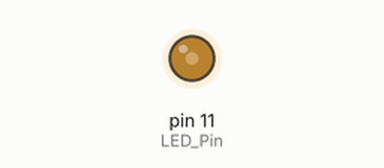
This sketch was run on a simulated Arduino Uno, built with avr-gcc and run on an emulated ATmega328P. Shown: output pins drawn as LEDs (lit = HIGH).

Above: at 0.1 s.
Timing chart, 0 to 1.6 s (numbered marks = the images above):
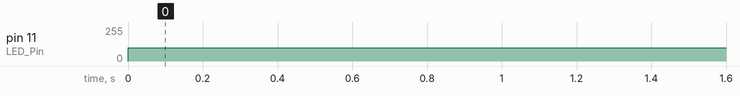

The sketch:

activity_02.ino
```cpp
// Using Digital Pin 11 to control the LED
int LED_Pin = 11;

void setup()
{
  // Set up pin to output
  pinMode(LED_Pin, OUTPUT);
}

void loop()
{
  // analogWrite creates a PWM output
  // on the specified pin. Range: 0-255
  analogWrite(LED_Pin, 100);
}
```

Measured:
- by itself, pin 11 (LED_Pin): 0/255 → 100/255 at 0.00 s
